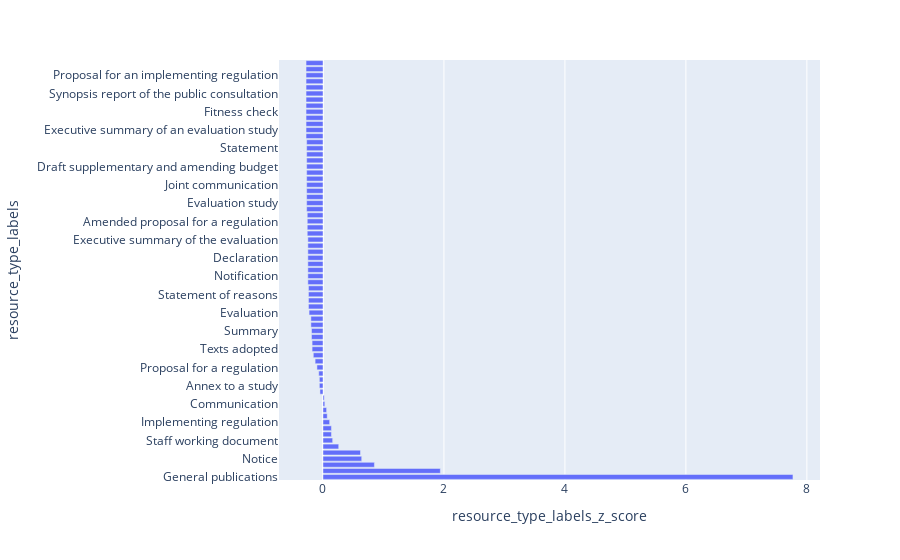
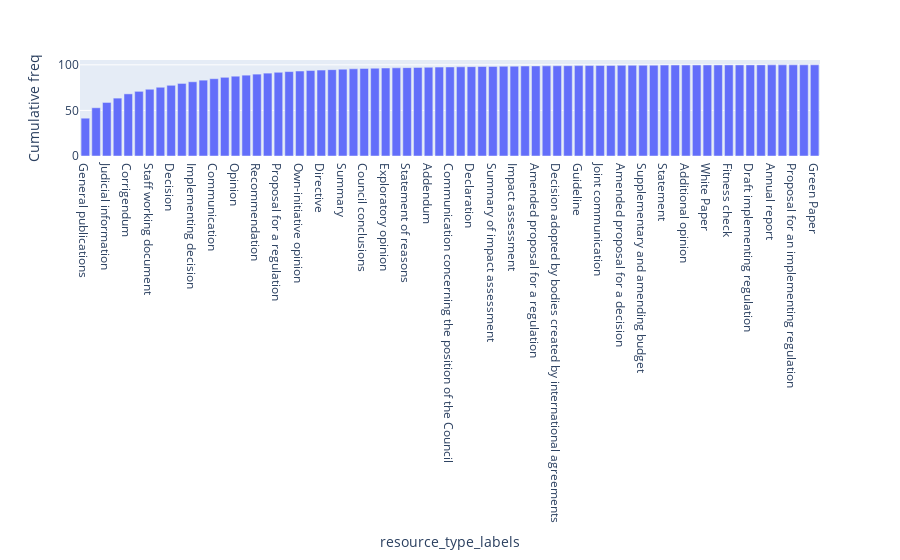
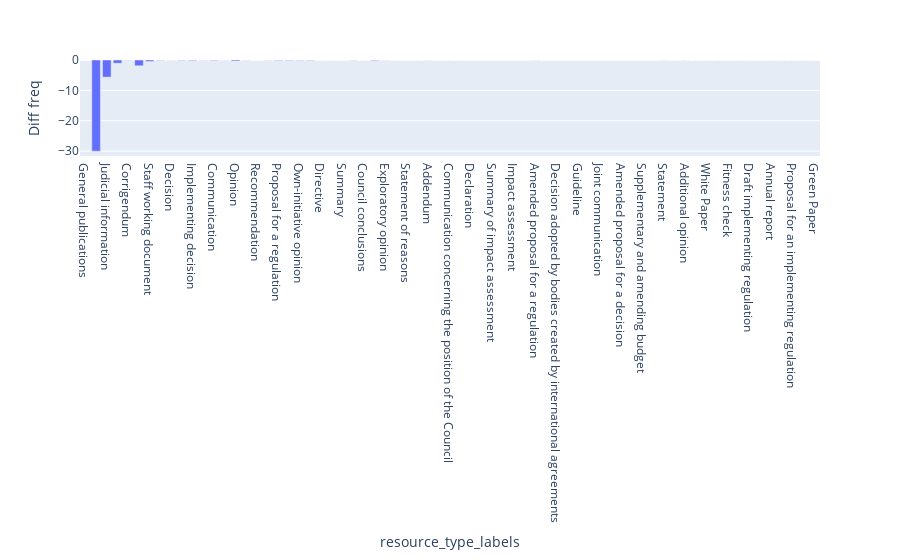
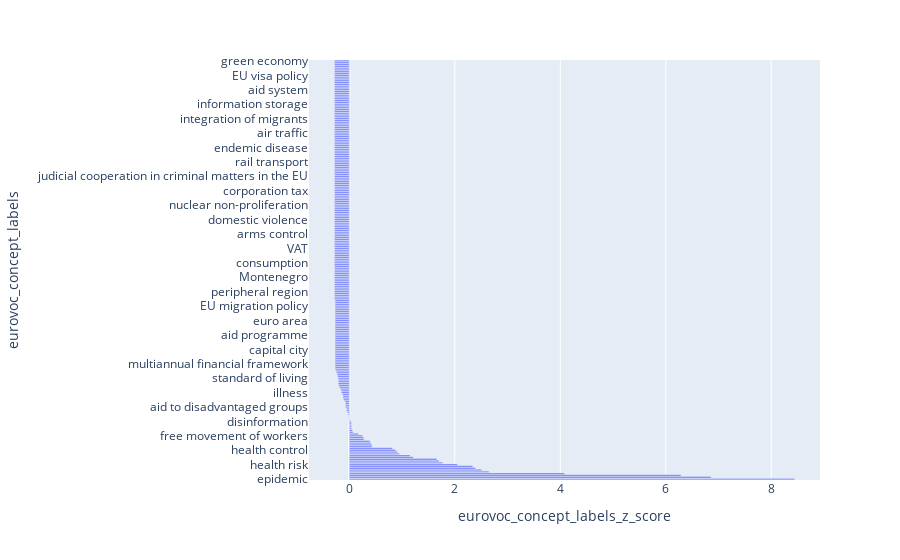

The code cell stored with these charts, in order, in its notebook:
### Markdown cell above
## Analysis and visualization:
- Z score.
- cumulative frequencies
- difference in neighboring frequencies

### Code cell
for key in eda_result.keys():
    data = eda_result[key].copy()
    column_name = data.columns[1]
    z_score_column = data.columns[0] + '_z_score'
    cumulative_freq = 'Cumulative freq'
    diff_freq = 'Diff freq'
    data[z_score_column] = z_score_for_series(data[column_name])
    data[cumulative_freq] = data[column_name].cumsum()
    data[diff_freq] = data[column_name].diff()
    display(Markdown(f"Std deviation for [{key}] is [{round(data[column_name].std(),2)}]"))
    display(data)
    px.bar(data,x=data.columns[2],y=data.columns[0]).show()
    px.bar(data,x=data.columns[0],y=data.columns[3]).show()
    px.bar(data,x=data.columns[0],y=data.columns[4]).show()

### Figure 1 — Plotly figure (JSON) as saved in the notebook; plotly's stock layout.template omitted (floating-point values rounded to 4 significant figures)
{"data": [{"alignmentgroup": "True", "hovertemplate": "resource_type_labels_z_score=%{x}<br>resource_type_labels=%{y}<extra></extra>", "legendgroup": "", "marker": {"color": "#636efa"}, "name": "", "offsetgroup": "", "orientation": "h", "showlegend": false, "textposition": "auto", "type": "bar", "x": [7.77, 1.94, 0.85, 0.64, 0.62, 0.26, 0.16, 0.14, 0.14, 0.11, 0.07, 0.06, 0.03, 0.02, -0.05, -0.06, -0.06, -0.07, -0.1, -0.13, -0.16, -0.18, -0.18, -0.19, -0.19, -0.2, -0.2, -0.23, -0.24, -0.24, -0.24, -0.24, -0.25, -0.25, -0.25, -0.25, -0.25, -0.25, -0.25, -0.25, -0.26, -0.26, -0.26, -0.26, -0.27, -0.27, -0.27, -0.27, -0.27, -0.27, -0.27, -0.27, -0.27, -0.27, -0.27, -0.27, -0.28, -0.28, -0.28, -0.28, -0.28, -0.28, -0.28, -0.28, -0.28, -0.28, -0.28, -0.28, -0.28], "xaxis": "x", "y": ["General publications", "Study", "Judicial information", "Notice", "Corrigendum", "Regulation", "Staff working document", "Executive summary of a study", "Decision", "Implementing regulation", "Implementing decision", "Report", "Communication", "Announcements", "Opinion", "Annex to a study", "Recommendation", "Delegated regulation", "Proposal for a regulation", "Proposal for a decision", "Own-initiative opinion", "Texts adopted", "Directive", "Recommendation for a recommendation", "Summary", "Proposal for an implementing decision", "Council conclusions", "Evaluation", "Exploratory opinion", "Position", "Statement of reasons", "Resolution", "Addendum", "Notification", "Communication concerning the position of the Council", "Proposal for a recommendation", "Declaration", "Proposal for a directive", "Summary of impact assessment", "Executive summary of the evaluation", "Impact assessment", "Inception impact assessment", "Amended proposal for a regulation", "Recruitment", "Decision adopted by bodies created by international agreements", "Evaluation study", "Guideline", "Evaluation roadmap", "Joint communication", "Joint report", "Amended proposal for a decision", "Draft supplementary and amending budget", "Supplementary and amending budget", "Roadmap", "Statement", "International agreement", "Additional opinion", "Executive summary of an evaluation study", "White Paper", "Recommendation for a decision", "Fitness check", "Delegated directive", "Draft implementing regulation", "Synopsis report of the public consultation", "Annual report", "Draft implementing decision", "Proposal for an implementing regulation", "Executive summary of the fitness check", "Green Paper"], "yaxis": "y"}], "layout": {"barmode": "relative", "legend": {"tracegroupgap": 0}, "margin": {"t": 60}, "xaxis": {"anchor": "y", "domain": [0.0, 1.0], "title": {"text": "resource_type_labels_z_score"}}, "yaxis": {"anchor": "x", "domain": [0.0, 1.0], "title": {"text": "resource_type_labels"}}}}

### Figure 2 — Plotly figure (JSON) as saved in the notebook; plotly's stock layout.template omitted (floating-point values rounded to 4 significant figures)
{"data": [{"alignmentgroup": "True", "hovertemplate": "resource_type_labels=%{x}<br>Cumulative freq=%{y}<extra></extra>", "legendgroup": "", "marker": {"color": "#636efa"}, "name": "", "offsetgroup": "", "orientation": "v", "showlegend": false, "textposition": "auto", "type": "bar", "x": ["General publications", "Study", "Judicial information", "Notice", "Corrigendum", "Regulation", "Staff working document", "Executive summary of a study", "Decision", "Implementing regulation", "Implementing decision", "Report", "Communication", "Announcements", "Opinion", "Annex to a study", "Recommendation", "Delegated regulation", "Proposal for a regulation", "Proposal for a decision", "Own-initiative opinion", "Texts adopted", "Directive", "Recommendation for a recommendation", "Summary", "Proposal for an implementing decision", "Council conclusions", "Evaluation", "Exploratory opinion", "Position", "Statement of reasons", "Resolution", "Addendum", "Notification", "Communication concerning the position of the Council", "Proposal for a recommendation", "Declaration", "Proposal for a directive", "Summary of impact assessment", "Executive summary of the evaluation", "Impact assessment", "Inception impact assessment", "Amended proposal for a regulation", "Recruitment", "Decision adopted by bodies created by international agreements", "Evaluation study", "Guideline", "Evaluation roadmap", "Joint communication", "Joint report", "Amended proposal for a decision", "Draft supplementary and amending budget", "Supplementary and amending budget", "Roadmap", "Statement", "International agreement", "Additional opinion", "Executive summary of an evaluation study", "White Paper", "Recommendation for a decision", "Fitness check", "Delegated directive", "Draft implementing regulation", "Synopsis report of the public consultation", "Annual report", "Draft implementing decision", "Proposal for an implementing regulation", "Executive summary of the fitness check", "Green Paper"], "xaxis": "x", "y": [41.48, 52.93, 58.74, 63.49, 68.16, 70.93, 73.22, 75.41, 77.56, 79.6, 81.43, 83.2, 84.79, 86.33, 87.53, 88.68, 89.82, 90.9, 91.83, 92.59, 93.22, 93.73, 94.23, 94.72, 95.21, 95.64, 96.07, 96.31, 96.52, 96.73, 96.94, 97.15, 97.33, 97.51, 97.68, 97.85, 98.01, 98.16, 98.31, 98.45, 98.58, 98.71, 98.81, 98.9, 98.98, 99.06, 99.14, 99.22, 99.3, 99.37, 99.44, 99.51, 99.58, 99.65, 99.7, 99.75, 99.78, 99.81, 99.84, 99.86, 99.88, 99.9, 99.92, 99.94, 99.96, 99.98, 100.0, 100.0, 100.0], "yaxis": "y"}], "layout": {"barmode": "relative", "legend": {"tracegroupgap": 0}, "margin": {"t": 60}, "xaxis": {"anchor": "y", "domain": [0.0, 1.0], "title": {"text": "resource_type_labels"}}, "yaxis": {"anchor": "x", "domain": [0.0, 1.0], "title": {"text": "Cumulative freq"}}}}

### Figure 3 — Plotly figure (JSON) as saved in the notebook; plotly's stock layout.template omitted (floating-point values rounded to 4 significant figures)
{"data": [{"alignmentgroup": "True", "hovertemplate": "resource_type_labels=%{x}<br>Diff freq=%{y}<extra></extra>", "legendgroup": "", "marker": {"color": "#636efa"}, "name": "", "offsetgroup": "", "orientation": "v", "showlegend": false, "textposition": "auto", "type": "bar", "x": ["General publications", "Study", "Judicial information", "Notice", "Corrigendum", "Regulation", "Staff working document", "Executive summary of a study", "Decision", "Implementing regulation", "Implementing decision", "Report", "Communication", "Announcements", "Opinion", "Annex to a study", "Recommendation", "Delegated regulation", "Proposal for a regulation", "Proposal for a decision", "Own-initiative opinion", "Texts adopted", "Directive", "Recommendation for a recommendation", "Summary", "Proposal for an implementing decision", "Council conclusions", "Evaluation", "Exploratory opinion", "Position", "Statement of reasons", "Resolution", "Addendum", "Notification", "Communication concerning the position of the Council", "Proposal for a recommendation", "Declaration", "Proposal for a directive", "Summary of impact assessment", "Executive summary of the evaluation", "Impact assessment", "Inception impact assessment", "Amended proposal for a regulation", "Recruitment", "Decision adopted by bodies created by international agreements", "Evaluation study", "Guideline", "Evaluation roadmap", "Joint communication", "Joint report", "Amended proposal for a decision", "Draft supplementary and amending budget", "Supplementary and amending budget", "Roadmap", "Statement", "International agreement", "Additional opinion", "Executive summary of an evaluation study", "White Paper", "Recommendation for a decision", "Fitness check", "Delegated directive", "Draft implementing regulation", "Synopsis report of the public consultation", "Annual report", "Draft implementing decision", "Proposal for an implementing regulation", "Executive summary of the fitness check", "Green Paper"], "xaxis": "x", "y": [null, -30.03, -5.64, -1.06, -0.08, -1.9, -0.48, -0.1, -0.04, -0.11, -0.21, -0.06, -0.18, -0.05, -0.34, -0.05, -0.01, -0.06, -0.15, -0.17, -0.13, -0.12, -0.01, -0.01, 0.0, -0.06, 0.0, -0.19, -0.03, 0.0, 0.0, 0.0, -0.03, 0.0, -0.01, 0.0, -0.01, -0.01, 0.0, -0.01, -0.01, 0.0, -0.03, -0.01, -0.01, 0.0, 0.0, 0.0, 0.0, -0.01, 0.0, 0.0, 0.0, 0.0, -0.02, 0.0, -0.02, 0.0, 0.0, -0.01, 0.0, 0.0, 0.0, 0.0, 0.0, 0.0, 0.0, 0.0, 0.0], "yaxis": "y"}], "layout": {"barmode": "relative", "legend": {"tracegroupgap": 0}, "margin": {"t": 60}, "xaxis": {"anchor": "y", "domain": [0.0, 1.0], "title": {"text": "resource_type_labels"}}, "yaxis": {"anchor": "x", "domain": [0.0, 1.0], "title": {"text": "Diff freq"}}}}

### Figure 4 — Plotly figure (JSON) as saved in the notebook; plotly's stock layout.template omitted (floating-point values rounded to 4 significant figures; data arrays with more than 128 entries replaced by an {"elided": "..."} marker saying what was removed)
{"data": [{"alignmentgroup": "True", "hovertemplate": "eurovoc_concept_labels_z_score=%{x}<br>eurovoc_concept_labels=%{y}<extra></extra>", "legendgroup": "", "marker": {"color": "#636efa"}, "name": "", "offsetgroup": "", "orientation": "h", "showlegend": false, "textposition": "auto", "type": "bar", "x": {"elided": "233 float values"}, "xaxis": "x", "y": {"elided": "233 str values"}, "yaxis": "y"}], "layout": {"barmode": "relative", "legend": {"tracegroupgap": 0}, "margin": {"t": 60}, "xaxis": {"anchor": "y", "domain": [0.0, 1.0], "title": {"text": "eurovoc_concept_labels_z_score"}}, "yaxis": {"anchor": "x", "domain": [0.0, 1.0], "title": {"text": "eurovoc_concept_labels"}}}}
